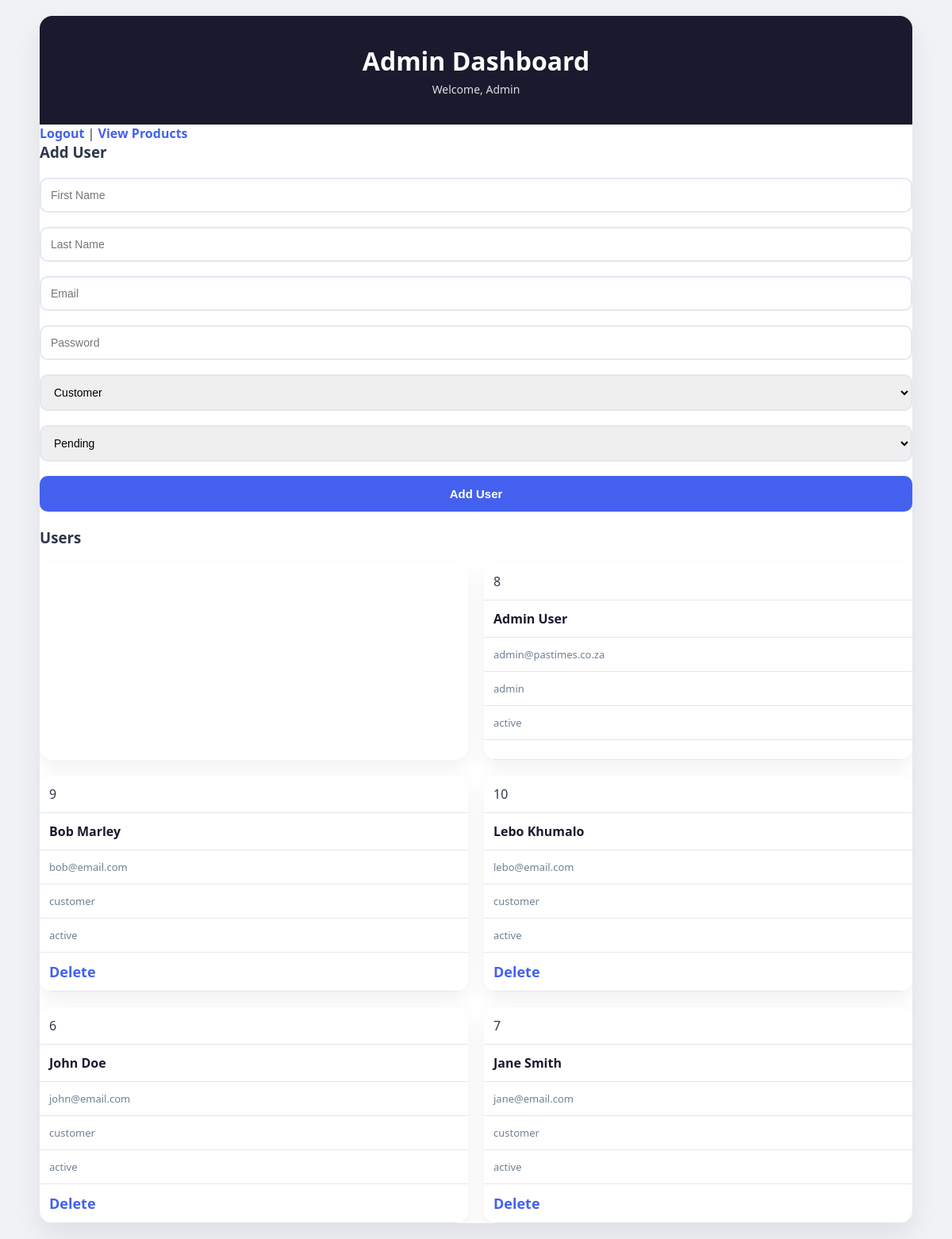
Page /admin.php (signed in) on the committed database.
### tables this page shows
CREATE TABLE `tbluser` (
  `user_id` int(11) NOT NULL,
  `email` varchar(100) NOT NULL,
  `password_hash` varchar(255) NOT NULL,
  `first_name` varchar(50) NOT NULL,
  `last_name` varchar(50) NOT NULL,
  `role` varchar(20) DEFAULT 'customer',
  `verification_status` varchar(20) DEFAULT 'pending',
  `created_at` timestamp NOT NULL DEFAULT current_timestamp()
);

### admin.php (the view, shortened to what this page needs)
<?php
include_once 'DBConn.php';
$error = '';
$adminLoggedIn = false;
if (isset($_SESSION['role']) && $_SESSION['role'] === 'admin') {
    $adminLoggedIn = true;
}
$users = [];
if ($adminLoggedIn) {
    $result = $conn->query("SELECT * FROM tblUser ORDER BY created_at DESC");
    while ($row = $result->fetch_assoc()) {
        $users[] = $row;
    }
}
?>
<!DOCTYPE html>
<html>
<head>
    <link rel="stylesheet" href="css/style.css">
</head>
<body class="<?php echo $adminLoggedIn ? 'admin-mode' : ''; ?>">
<div class="page-wrapper">
<div class="login-container">
<?php if (!$adminLoggedIn): ?>
    <div class="login-left">
        <h1>Admin Login</h1>
        <p>Access system control panel</p>
    </div>
    <?php if ($error): ?>
        <div class="alert-error"><?php echo $error; ?></div>
    <?php endif; ?>
    <form method="POST">
        <label>Email:</label>
        <input type="email" name="admin_email" required>
        <label>Password:</label>
        <input type="password" name="admin_password" required>
        <button type="submit" name="admin_login" class="btn-primary">
            Login
        </button>
    </form>
    <div class="form-footer">
        <a href="login.php">Back to User Login</a>
    </div>
<?php else: ?>
    <div class="login-left">
        <h1>Admin Dashboard</h1>
        <p>Welcome, <?php echo $_SESSION['first_name']; ?></p>
    </div>
    <div class="admin-section">
        <p>
            <a href="logout.php">Logout</a> |
            <a href="products.php">View Products</a>
        </p>
        <h3>Add User</h3>
        <form method="POST">
            <input type="text" name="new_first_name" placeholder="First Name" required>
            <input type="text" name="new_last_name" placeholder="Last Name" required>
            <input type="email" name="new_email" placeholder="Email" required>
            <input type="password" name="new_password" placeholder="Password" required>
            <select name="new_role">
                <option value="customer">Customer</option>
            </select>
            <select name="new_status">
                <option value="pending">Pending</option>
            </select>
            <button type="submit" name="add_user" class="btn-primary">
                Add User
            </button>
        </form>
        <h3>Users</h3>
        <table class="admin-table">
            <tr>
            </tr>
            <?php foreach ($users as $user): ?>
            <tr>
                <td><?php echo $user['user_id']; ?></td>
                <td><?php echo $user['first_name'] . ' ' . $user['last_name']; ?></td>
                <td><?php echo $user['email']; ?></td>
                <td><?php echo $user['role']; ?></td>
                <td><?php echo $user['verification_status']; ?></td>
                <td>
                    <?php if ($user['role'] !== 'admin'): ?>
                        <a href="admin.php?delete_id=<?php echo $user['user_id']; ?>"
                           onclick="return confirm('Delete user?');">
                            Delete
                        </a>
                    <?php endif; ?>
                </td>
            </tr>
            <?php endforeach; ?>
        </table>
    </div>
<?php endif; ?>
</div>
</div>
</body>
</html>

### style.css (style rules this page uses)
:root { --primary-navy: #1a1a2e; --accent-blue: #4361ee; --accent-hover: #3a56d4; --bg-gray: #f0f2f5; --white: #ffffff; --border-color: #e2e8f0; --error-red: #e53e3e; --success-green: #38a169; --text-dark: #2d3748; --text-light: #718096; }
* { margin: 0; padding: 0; box-sizing: border-box; }
body { font-family: 'Segoe UI', Tahoma, sans-serif; background-color: var(--bg-gray); color: var(--text-dark); }
.page-wrapper { min-height: 100vh; display: flex; justify-content: center; align-items: center; padding: 20px; }
.login-container { background-color: var(--white); width: 100%; max-width: 420px; border-radius: 16px; box-shadow: 0 15px 35px rgba(0,0,0,0.08); overflow: hidden; transition: transform 0.2s ease; }
.admin-mode .login-container { max-width: 1100px; width: 95%; }
.login-left { background-color: var(--primary-navy); color: var(--white); padding: 35px 20px; text-align: center; }
.login-left h1 { font-size: 2rem; margin-bottom: 5px; }
.login-left p { font-size: 14px; opacity: 0.85; }
form { padding: 35px; }
.admin-section form { padding: 20px 0; }
input, select { width: 100%; padding: 12px; margin-bottom: 18px; border: 2px solid var(--border-color); border-radius: 10px; font-size: 14px; transition: 0.2s; }
.btn-primary { background-color: var(--accent-blue); color: white; width: 100%; padding: 14px; border: none; border-radius: 10px; font-weight: 700; font-size: 15px; cursor: pointer; transition: 0.2s; }
a { color: var(--accent-blue); text-decoration: none; font-weight: 600; }
table { width: 100%; border-collapse: separate; border-spacing: 0; }
tr { display: flex; flex-direction: column; background: var(--white); border-radius: 16px; overflow: hidden; box-shadow: 0 10px 25px rgba(0,0,0,0.06); transition: 0.2s ease; }
td { border: none; padding: 10px 14px; }
td:nth-child(1) { padding: 0; }
td:nth-child(2) { font-size: 16px; font-weight: 800; color: var(--primary-navy); }
td:nth-child(3), td:nth-child(4), td:nth-child(5) { font-size: 13px; color: var(--text-light); }
td:nth-child(6) { font-size: 18px; font-weight: 800; color: var(--primary-navy); }
.admin-table { width: 100%; border-collapse: collapse; margin-top: 20px; }
.admin-table td { padding: 12px; border-bottom: 1px solid var(--border-color); }

### rows in the picture
tbluser: user_id "8", first_name "Admin", last_name "User", email "admin@pastimes.co.za", role "admin", verification_status "active"
tbluser: user_id "9", first_name "Bob", last_name "Marley", email "bob@email.com", role "customer", verification_status "active"
tbluser: user_id "10", first_name "Lebo", last_name "Khumalo", email "lebo@email.com", role "customer", verification_status "active"
tbluser: user_id "6", first_name "John", last_name "Doe", email "john@email.com", role "customer", verification_status "active"
tbluser: user_id "7", first_name "Jane", last_name "Smith", email "jane@email.com", role "customer", verification_status "active"

### other values in the picture
$_SESSION['first_name'] "Admin"
